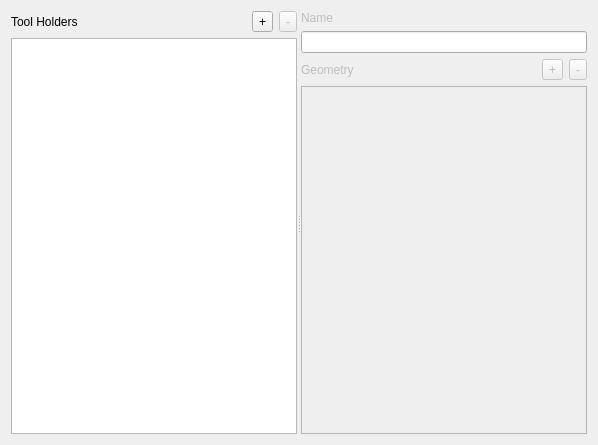
<?xml version="1.0" encoding="UTF-8"?>
<ui version="4.0">
 <class>ToolHolderModelForm</class>
 <widget class="QWidget" name="ToolHolderModelForm">
  <property name="geometry">
   <rect>
    <x>0</x>
    <y>0</y>
    <width>598</width>
    <height>445</height>
   </rect>
  </property>
  <property name="windowTitle">
   <string>Form</string>
  </property>
  <layout class="QHBoxLayout" name="horizontalLayout" stretch="1">
   <item>
    <widget class="QSplitter" name="splitter">
     <property name="orientation">
      <enum>Qt::Horizontal</enum>
     </property>
     <widget class="QWidget" name="layoutWidget">
      <layout class="QVBoxLayout" name="verticalLayout_2">
       <item>
        <layout class="QHBoxLayout" name="toolHoldersLayout">
         <item>
          <widget class="QLabel" name="toolHoldersLabel">
           <property name="text">
            <string>Tool Holders</string>
           </property>
          </widget>
         </item>
         <item>
          <spacer name="toolHoldersSpacer">
           <property name="orientation">
            <enum>Qt::Horizontal</enum>
           </property>
           <property name="sizeHint" stdset="0">
            <size>
             <width>40</width>
             <height>20</height>
            </size>
           </property>
          </spacer>
         </item>
         <item>
          <widget class="QToolButton" name="toolHoldersAddButton">
           <property name="sizePolicy">
            <sizepolicy hsizetype="Minimum" vsizetype="Minimum">
             <horstretch>0</horstretch>
             <verstretch>0</verstretch>
            </sizepolicy>
           </property>
           <property name="maximumSize">
            <size>
             <width>16777215</width>
             <height>16777215</height>
            </size>
           </property>
           <property name="text">
            <string>+</string>
           </property>
          </widget>
         </item>
         <item>
          <widget class="QToolButton" name="toolHoldersRemoveButton">
           <property name="enabled">
            <bool>false</bool>
           </property>
           <property name="sizePolicy">
            <sizepolicy hsizetype="Minimum" vsizetype="Minimum">
             <horstretch>0</horstretch>
             <verstretch>0</verstretch>
            </sizepolicy>
           </property>
           <property name="maximumSize">
            <size>
             <width>16777215</width>
             <height>16777215</height>
            </size>
           </property>
           <property name="text">
            <string>-</string>
           </property>
          </widget>
         </item>
        </layout>
       </item>
       <item>
        <widget class="QListView" name="toolHoldersListView">
         <property name="editTriggers">
          <set>QAbstractItemView::NoEditTriggers</set>
         </property>
         <property name="showDropIndicator" stdset="0">
          <bool>false</bool>
         </property>
         <property name="defaultDropAction">
          <enum>Qt::IgnoreAction</enum>
         </property>
         <property name="alternatingRowColors">
          <bool>true</bool>
         </property>
         <property name="resizeMode">
          <enum>QListView::Adjust</enum>
         </property>
        </widget>
       </item>
      </layout>
     </widget>
     <widget class="QWidget" name="layoutWidget">
      <layout class="QVBoxLayout" name="verticalLayout">
       <item>
        <layout class="QVBoxLayout" name="toolHolderNameLayout">
         <item>
          <widget class="QLabel" name="nameLabel">
           <property name="enabled">
            <bool>false</bool>
           </property>
           <property name="text">
            <string>Name</string>
           </property>
          </widget>
         </item>
         <item>
          <widget class="QLineEdit" name="nameLineEdit"/>
         </item>
        </layout>
       </item>
       <item>
        <layout class="QHBoxLayout" name="geometryLayout">
         <item>
          <widget class="QLabel" name="geometryLabel">
           <property name="enabled">
            <bool>false</bool>
           </property>
           <property name="text">
            <string>Geometry</string>
           </property>
          </widget>
         </item>
         <item>
          <spacer name="geometrySpacer">
           <property name="orientation">
            <enum>Qt::Horizontal</enum>
           </property>
           <property name="sizeHint" stdset="0">
            <size>
             <width>40</width>
             <height>20</height>
            </size>
           </property>
          </spacer>
         </item>
         <item>
          <widget class="QToolButton" name="geometryAddButton">
           <property name="enabled">
            <bool>false</bool>
           </property>
           <property name="maximumSize">
            <size>
             <width>16777215</width>
             <height>16777215</height>
            </size>
           </property>
           <property name="baseSize">
            <size>
             <width>20</width>
             <height>0</height>
            </size>
           </property>
           <property name="text">
            <string>+</string>
           </property>
          </widget>
         </item>
         <item>
          <widget class="QToolButton" name="geometryRemoveButton">
           <property name="enabled">
            <bool>false</bool>
           </property>
           <property name="maximumSize">
            <size>
             <width>16777215</width>
             <height>16777215</height>
            </size>
           </property>
           <property name="baseSize">
            <size>
             <width>40</width>
             <height>0</height>
            </size>
           </property>
           <property name="text">
            <string>-</string>
           </property>
          </widget>
         </item>
        </layout>
       </item>
       <item>
        <widget class="QTableView" name="geometryTable">
         <property name="enabled">
          <bool>false</bool>
         </property>
         <property name="alternatingRowColors">
          <bool>true</bool>
         </property>
         <property name="selectionMode">
          <enum>QAbstractItemView::SingleSelection</enum>
         </property>
         <attribute name="verticalHeaderVisible">
          <bool>false</bool>
         </attribute>
         <attribute name="verticalHeaderHighlightSections">
          <bool>false</bool>
         </attribute>
        </widget>
       </item>
      </layout>
     </widget>
    </widget>
   </item>
  </layout>
 </widget>
 <resources/>
 <connections/>
</ui>
